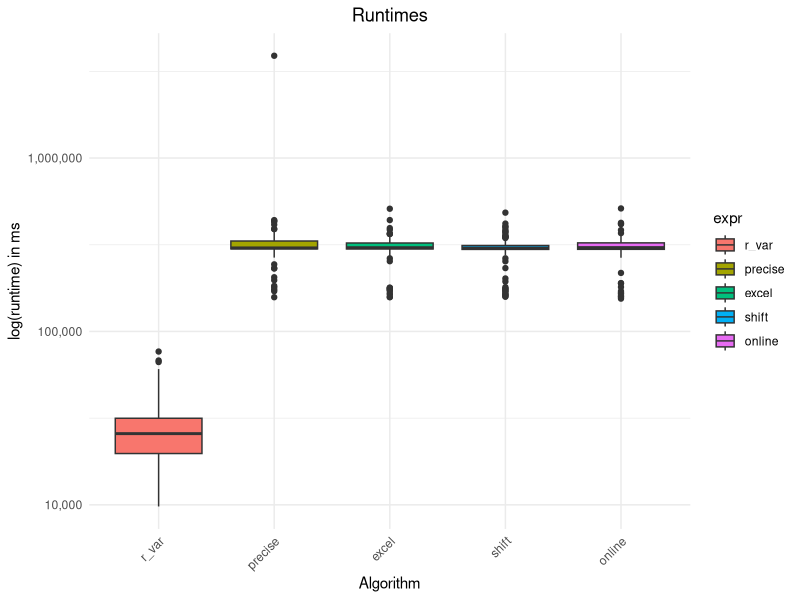
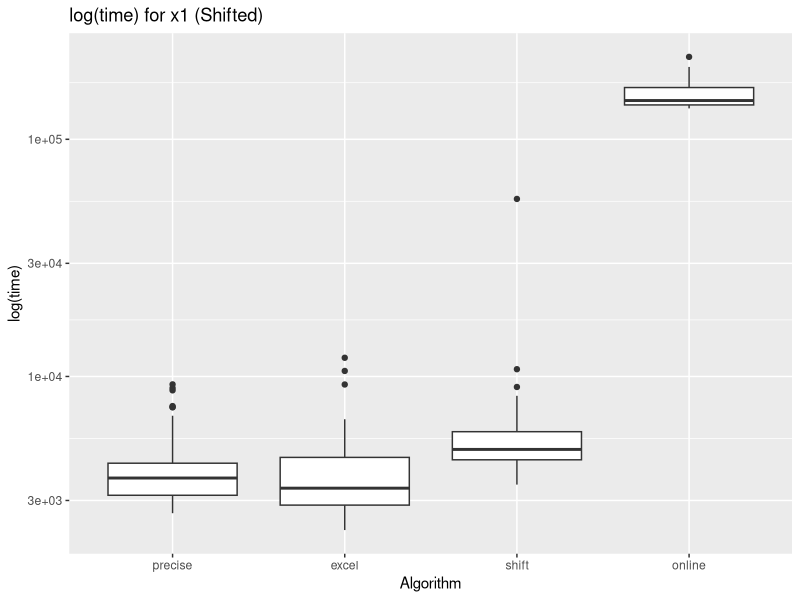
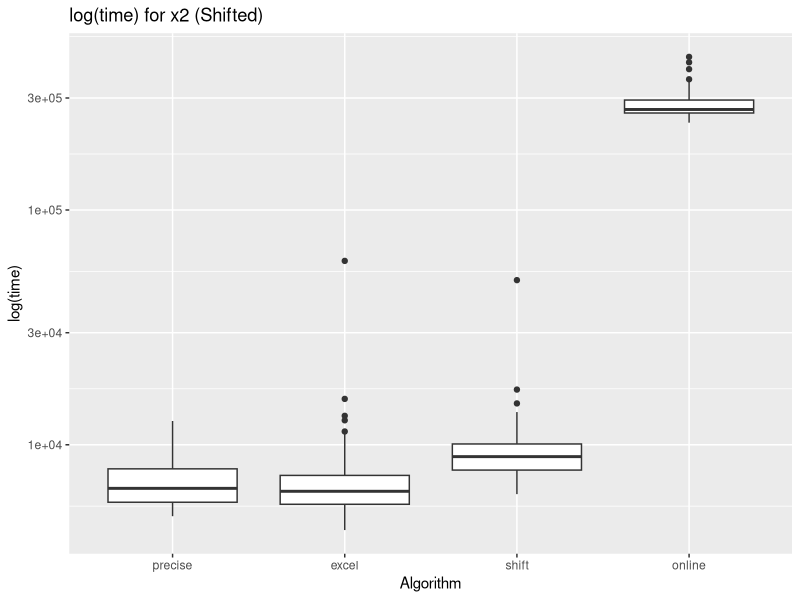

Here is the R script that generated these plots, in order:
## ---- chunk 1
set.seed(1234)
x = rnorm(100)
x1 <- rnorm(100)
x2 <- rnorm(100, mean = 1000000)
## ---- chunk 2
## Algorithm 1 - Precice

Algo1 <- function(x){
  n <- length(x)
  mean_x <- sum(x)/n
  difference <- sum((x-mean_x)^2)
  variance1 <- difference/(n-1)
  return(variance1)
}

print(Algo1(x))

## ---- chunk 3
## Algorithm 2 - Excel

Algo2 <- function(x){
  n <- length(x)
  p1 = sum(x^2)
  p2 = (1/n)*p1
  variance2 = (p1-p2)/(n-1)
  return(variance2)
}


print(Algo2(x))

## ---- chunk 4
## Algorithm 3 - Shifted

Algo3 <- function(x, c){
  c <-1
  n <-length(x)
  p1 <- sum((x-c)^2)
  p2 <- (sum(x-c))^2/n
  variance3 <- (p1 - p2)/(n-1)
  return(variance3)
}

print(Algo3(x, 1))

## ---- chunk 5
## Algorithm 4 - Online

Algo4 <- function(x) { 
	n <- length(x)
	if (n < 2) {
		stop("N is less than 2")
	}
	mean0 <- (x[1] + x[2]) / 2
	var0 <- (x[2] - mean0)^2 + (x[1] - mean0)^2
	
	online <- function(mean0, var0, x_new, c) {
		func_mean <- mean0 + (x_new - mean0) / c
		func_var <- (((c - 2)/(c-1)) * var0) + (((x_new - mean0) * (x_new - func_mean))/n)
		return(func_var)
	}
	for (i in 3:n) {
		value <- online(mean0, var0, x[i], i)
	}
	return(value)
}


Algo4(x)

## ---- chunk 6
#Wrapper function contains all the algorithms above and returns a list of the outputs.

wrapper <- function(x) {
  a1 = Algo1(x)
  a2 = Algo2(x)
  a3 = Algo3(x, 1)
  a4 = Algo4(x)
  return(list(a1 = a1, a2 = a2, a3 = a3, a4 = a4))
  
}

print(wrapper(x))
## ---- chunk 7
## Comparison function
 
Comparison1 <- function(y){
  set.seed(1234)
  
  # Assigning test dataset
  

  
  x1_r <- var(x1)
  x2_r <- var(x2)
  
  x1_var <-wrapper(x1)
  x2_var <- wrapper(x2)
  
  ## Equality
  ## The equality function returns TRUE if all the values are equal, otherwise returns FALSE. 
  
  e1 <- x1_var$a1 == x1_r | x2_var$a1 == x2_r
  e2 <- x1_var$a2 == x1_r | x2_var$a2 == x2_r
  e3 <- x1_var$a3 == x1_r | x2_var$a3 == x2_r
  e4 <- x1_var$a4 == x1_r | x2_var$a4 == x2_r
  e <- e1 | e2 | e3 | e4
  
  ## Identical
  ## Identical returns TRUE is the two object are identical to each other, otherwise FALSE.
  
  i1 <- identical(x1_var$a1, x1_r) | identical(x2_var$a1, x2_r)
  i2 <- identical(x1_var$a2, x1_r) | identical(x2_var$a2, x2_r)
  i3 <- identical(x1_var$a3, x1_r) | identical(x2_var$a3, x2_r)
  i4 <- identical(x1_var$a4, x1_r) | identical(x2_var$a4, x2_r)
  p <- any(c(i1, i2, i3, i4))
  
  ## all.equal
  ## All.equal returns TRUE if they are nearly equal to each other, describing the difference if they aren't.
  
  x1list <- c(x1_r, x1_r, x1_r, x1_r)
  x2list <- c(x2_r, x2_r, x2_r, x2_r)
  
  for (i in 1:4){
    x1list <- c(x1list, x1_r)
    x2list <- c(x2list, x2_r)
  }
  


  ap1 <- all.equal(x1_var, x1list)
  ap2 <- all.equal(x2_var, x2list)
  

  cat("Equality :", e, "\n")
  cat("Identical:", p, "\n")
  cat("All.Equal: \n")
  print(ap1)
  print(ap2)

  
}

Comparison1(1)
## ---- chunk 8

library(microbenchmark)
library(ggplot2)

## Checking runtime on x1

runtimes <- microbenchmark(
  r_var = var(x1),
  precise = wrapper(x1)$a1,
  excel = wrapper(x1)$a2,
  shift = wrapper(x1)$a3,
  online = wrapper(x1)$a4,
  times = 100
)

print(runtimes)

## Checking accuracy

tests <- list(list(vals = x1, real = var(x1)))

difference <- sapply(tests, function(test){
  vals <- test$vals
  real <- test$real
  variance <-wrapper(vals)$a1
  diff1 <- abs(variance - real)
  return(diff1)
  
  
})

cat("Mean runtime:\t", mean(runtimes$time), "\n")


ggplot(data = as.data.frame(runtimes), aes(x = expr, y = time)) +
  geom_boxplot(aes(fill = expr)) +  
  scale_y_log10(labels = scales::comma) +  
  ggtitle("Runtimes") +  
  xlab("Algorithm") +  
  ylab("log(runtime) in ms") + 
  theme_minimal() +  
  theme(
    axis.text.x = element_text(angle = 45, hjust = 1),  
    plot.title = element_text(hjust = 0.5) 
  )



## ---- chunk 9


# Assigning a random shift value to x1 and x2

shift_value_x1 <- runif(1, -100, 100)
shift_value_x2 <- runif(1, -100, 100)

# Applying shift
x1_shifted <- x1 + shift_value_x1
x2_shifted <- x2 + shift_value_x2


results <- data.frame(Method = character(), Dataset = character(), Variance = numeric(), stringsAsFactors = FALSE)

# variances for original and shifted values

for (name in c("Precise", "Excel", "Shift", "Online")) {
  if (name == "Precise") {
    var_x1 <- Algo1(x1)
    var_x2 <- Algo1(x2)
    var_x1_shifted <- Algo1(x1_shifted)
    var_x2_shifted <- Algo1(x2_shifted)
  } else if (name == "Excel") {
    var_x1 <- Algo2(x1)
    var_x2 <- Algo2(x2)
    var_x1_shifted <- Algo2(x1_shifted)
    var_x2_shifted <- Algo2(x2_shifted)
  } else if (name == "Shift") {
    var_x1 <- Algo3(x1, c = 0)  
    var_x2 <- Algo3(x2, c = 0)  
    var_x1_shifted <- Algo3(x1_shifted, c = shift_value_x1)
    var_x2_shifted <- Algo3(x2_shifted, c = shift_value_x2)
  } else if (name == "Online") {
    var_x1 <- Algo4(x1)
    var_x2 <- Algo4(x2)
    var_x1_shifted <- Algo4(x1_shifted)
    var_x2_shifted <- Algo4(x2_shifted)
  }
  
 # Adding results
  
  results <- rbind(results, data.frame(Method = name, Dataset = "x1 (Original)", Variance = var_x1))
  results <- rbind(results, data.frame(Method = name, Dataset = "x1 (Shifted)", Variance = var_x1_shifted))
    results <- rbind(results, data.frame(Method = name, Dataset = "x2 (Original)", Variance = var_x2))
  results <- rbind(results, data.frame(Method = name, Dataset = "x2 (Shifted)", Variance = var_x2_shifted))
}

print(results)

# Boxplot and microbenchmark

benchmark_x1 <- microbenchmark(
  precise = Algo1(x1),
  excel = Algo2(x1),
  shift = Algo3(x1, c = 0),
  online = Algo4(x1),
  times = 100
)

benchmark_x2 <- microbenchmark(
  precise = Algo1(x2),
  excel = Algo2(x2),
  shift = Algo3(x2, c = 0),
  online = Algo4(x2),
  times = 100
)

benchmark_shifted_x1 <- microbenchmark(
  precise = Algo1(x1_shifted),
  excel = Algo2(x1_shifted),
  shift = Algo3(x1_shifted, c = shift_value_x1),
  online = Algo4(x1_shifted),
  times = 100
)

benchmark_shifted_x2 <- microbenchmark(
  precise = Algo1(x2_shifted),
  excel = Algo2(x2_shifted),
  shift = Algo3(x2_shifted, c = shift_value_x2),
  online = Algo4(x2_shifted),
  times = 100
)


ggplot(benchmark_shifted_x1, aes(x = expr, y = time)) +
  geom_boxplot() +
  scale_y_log10() +
  labs(title = "log(time) for x1 (Shifted)", x = "Algorithm", y = "log(time)")

ggplot(benchmark_shifted_x2, aes(x = expr, y = time)) +
  geom_boxplot() +
  scale_y_log10() +
  labs(title = "log(time) for x2 (Shifted)", x = "Algorithm", y = "log(time)")


## ---- chunk 10

library(dplyr)

# Condition number-> referring class notes

condition_number <- function(x) {
  n <- length(x)
  mean_x <- mean(x)
  sum_squares <- sum((x - mean_x)^2)
  
  if (sum_squares ==0){
    return(NA)
  }
  
  con_no <- sqrt(1+(mean_x^2 * n) / sum_squares)
  return(con_no)
}

# List containing dataset the required conditions
# Third dataset has a small standard deviation and a high mean to create datapoints with an extremely high condition number

df <- list(x1, x2, rnorm(100, mean = 1000000, sd = 0.0001))

# Matrix to store the final result

comparison_result <- data.frame(matrix(ncol = 5, nrow = 0))
colnames(comparison_result) <- c("Data", "Algorithm", "Variance", "Condition Number", "R_Variance")

algorithms2 <- list(c("Precise", Algo1),
                    c("Excel", Algo2),
                    c("Shift", Algo3),
                    c("Online", Algo4))

n1 <- length(df)



for (i in 1:n1){
  dataset <- df[[i]]
  
  for (algo in algorithms2){
    algo_name <- algo[[1]]
    algo_func <- algo[[2]]
    
    var_calc <- algo_func(dataset)
    con_no <- condition_number(dataset)
    r_var <- var(dataset)
    
    
    comparison_result <- rbind(comparison_result, data.frame("Data" = i, "Algorithm" = algo_name, "Variance" = var_calc, "Condition Number" = con_no, "R_Variance" = r_var))
    
  }
}

comparison_result$Data[comparison_result$Data == 1] <- "mean = 0"
comparison_result$Data[comparison_result$Data == 2] <- "mean = 1000000"
comparison_result$Data[comparison_result$Data == 3] <- "mean = 1000000, sd = 0.0001"

# Column to store errors

error <- abs(comparison_result$Variance - comparison_result$R_Variance)

comparison_result$Error <- error

comparison_result <- comparison_result %>%
  mutate(across(where(is.numeric), ~ round(., 3)))



print(comparison_result)


